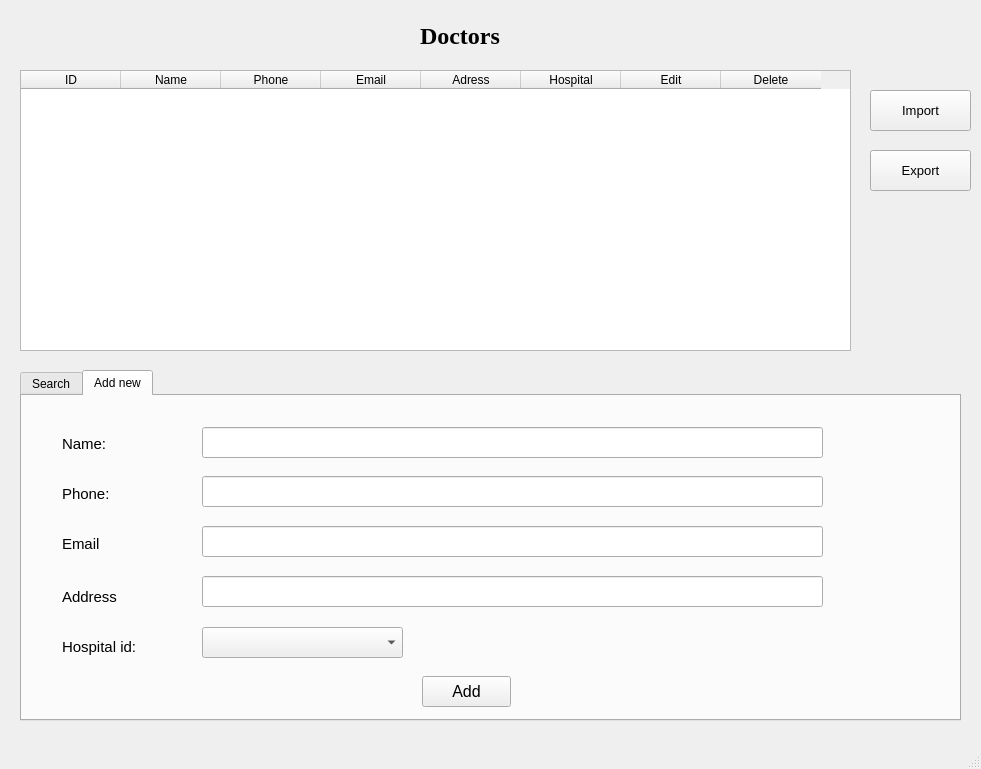
<?xml version="1.0" encoding="UTF-8"?>
<ui version="4.0">
 <class>doctor_manage</class>
 <widget class="QMainWindow" name="doctor_manage">
  <property name="geometry">
   <rect>
    <x>0</x>
    <y>0</y>
    <width>981</width>
    <height>769</height>
   </rect>
  </property>
  <property name="windowTitle">
   <string>Doctor Manage</string>
  </property>
  <widget class="QWidget" name="centralwidget">
   <widget class="QLabel" name="label_7">
    <property name="geometry">
     <rect>
      <x>420</x>
      <y>10</y>
      <width>121</width>
      <height>51</height>
     </rect>
    </property>
    <property name="font">
     <font>
      <family>Times New Roman</family>
      <pointsize>18</pointsize>
      <weight>75</weight>
      <bold>true</bold>
     </font>
    </property>
    <property name="text">
     <string>Doctors</string>
    </property>
   </widget>
   <widget class="QTableWidget" name="table_doctor">
    <property name="geometry">
     <rect>
      <x>20</x>
      <y>70</y>
      <width>831</width>
      <height>281</height>
     </rect>
    </property>
    <column>
     <property name="text">
      <string>ID</string>
     </property>
    </column>
    <column>
     <property name="text">
      <string>Name</string>
     </property>
    </column>
    <column>
     <property name="text">
      <string>Phone</string>
     </property>
    </column>
    <column>
     <property name="text">
      <string>Email</string>
     </property>
    </column>
    <column>
     <property name="text">
      <string>Adress</string>
     </property>
    </column>
    <column>
     <property name="text">
      <string>Hospital</string>
     </property>
    </column>
    <column>
     <property name="text">
      <string>Edit</string>
     </property>
    </column>
    <column>
     <property name="text">
      <string>Delete</string>
     </property>
    </column>
   </widget>
   <widget class="QPushButton" name="btn_import_doctor">
    <property name="geometry">
     <rect>
      <x>870</x>
      <y>90</y>
      <width>101</width>
      <height>41</height>
     </rect>
    </property>
    <property name="font">
     <font>
      <pointsize>10</pointsize>
     </font>
    </property>
    <property name="text">
     <string>Import</string>
    </property>
   </widget>
   <widget class="QPushButton" name="btn_export_doctor">
    <property name="geometry">
     <rect>
      <x>870</x>
      <y>150</y>
      <width>101</width>
      <height>41</height>
     </rect>
    </property>
    <property name="font">
     <font>
      <pointsize>10</pointsize>
     </font>
    </property>
    <property name="text">
     <string>Export</string>
    </property>
   </widget>
   <widget class="QTabWidget" name="tab_search_add_doctor">
    <property name="geometry">
     <rect>
      <x>20</x>
      <y>370</y>
      <width>941</width>
      <height>351</height>
     </rect>
    </property>
    <property name="currentIndex">
     <number>1</number>
    </property>
    <widget class="QWidget" name="tab_search_doctor">
     <attribute name="title">
      <string>Search</string>
     </attribute>
     <widget class="QGroupBox" name="groupBox_2">
      <property name="geometry">
       <rect>
        <x>20</x>
        <y>10</y>
        <width>811</width>
        <height>141</height>
       </rect>
      </property>
      <property name="title">
       <string>Search Doctor</string>
      </property>
      <widget class="QLabel" name="label_8">
       <property name="geometry">
        <rect>
         <x>40</x>
         <y>40</y>
         <width>55</width>
         <height>16</height>
        </rect>
       </property>
       <property name="font">
        <font>
         <pointsize>10</pointsize>
        </font>
       </property>
       <property name="text">
        <string>Name:</string>
       </property>
      </widget>
      <widget class="QLineEdit" name="txt_search_doctor">
       <property name="geometry">
        <rect>
         <x>130</x>
         <y>30</y>
         <width>661</width>
         <height>31</height>
        </rect>
       </property>
      </widget>
      <widget class="QPushButton" name="btn_search_doctor">
       <property name="geometry">
        <rect>
         <x>330</x>
         <y>90</y>
         <width>151</width>
         <height>31</height>
        </rect>
       </property>
       <property name="font">
        <font>
         <pointsize>11</pointsize>
        </font>
       </property>
       <property name="text">
        <string>Search Doctor</string>
       </property>
      </widget>
     </widget>
    </widget>
    <widget class="QWidget" name="tab_add_new_doctor">
     <attribute name="title">
      <string>Add new</string>
     </attribute>
     <widget class="QLabel" name="label_9">
      <property name="geometry">
       <rect>
        <x>40</x>
        <y>40</y>
        <width>55</width>
        <height>16</height>
       </rect>
      </property>
      <property name="font">
       <font>
        <pointsize>11</pointsize>
       </font>
      </property>
      <property name="text">
       <string>Name:</string>
      </property>
     </widget>
     <widget class="QLabel" name="label_10">
      <property name="geometry">
       <rect>
        <x>40</x>
        <y>90</y>
        <width>55</width>
        <height>16</height>
       </rect>
      </property>
      <property name="font">
       <font>
        <pointsize>11</pointsize>
       </font>
      </property>
      <property name="text">
       <string>Phone:</string>
      </property>
     </widget>
     <widget class="QLabel" name="label_11">
      <property name="geometry">
       <rect>
        <x>40</x>
        <y>140</y>
        <width>71</width>
        <height>16</height>
       </rect>
      </property>
      <property name="font">
       <font>
        <pointsize>11</pointsize>
       </font>
      </property>
      <property name="text">
       <string>Email</string>
      </property>
     </widget>
     <widget class="QLabel" name="label_12">
      <property name="geometry">
       <rect>
        <x>40</x>
        <y>190</y>
        <width>101</width>
        <height>21</height>
       </rect>
      </property>
      <property name="font">
       <font>
        <pointsize>11</pointsize>
       </font>
      </property>
      <property name="text">
       <string>Address</string>
      </property>
     </widget>
     <widget class="QLineEdit" name="txt_name_doctor">
      <property name="geometry">
       <rect>
        <x>180</x>
        <y>31</y>
        <width>621</width>
        <height>31</height>
       </rect>
      </property>
     </widget>
     <widget class="QLineEdit" name="txt_phone_doctor">
      <property name="geometry">
       <rect>
        <x>180</x>
        <y>80</y>
        <width>621</width>
        <height>31</height>
       </rect>
      </property>
     </widget>
     <widget class="QLineEdit" name="txt_email_doctor">
      <property name="geometry">
       <rect>
        <x>180</x>
        <y>130</y>
        <width>621</width>
        <height>31</height>
       </rect>
      </property>
     </widget>
     <widget class="QLineEdit" name="txt_address_doctor">
      <property name="geometry">
       <rect>
        <x>180</x>
        <y>180</y>
        <width>621</width>
        <height>31</height>
       </rect>
      </property>
     </widget>
     <widget class="QPushButton" name="btn_add_doctor">
      <property name="geometry">
       <rect>
        <x>400</x>
        <y>280</y>
        <width>89</width>
        <height>31</height>
       </rect>
      </property>
      <property name="font">
       <font>
        <pointsize>12</pointsize>
       </font>
      </property>
      <property name="text">
       <string>Add</string>
      </property>
     </widget>
     <widget class="QLabel" name="label_13">
      <property name="geometry">
       <rect>
        <x>40</x>
        <y>240</y>
        <width>101</width>
        <height>21</height>
       </rect>
      </property>
      <property name="font">
       <font>
        <pointsize>11</pointsize>
       </font>
      </property>
      <property name="text">
       <string>Hospital id:</string>
      </property>
     </widget>
     <widget class="QComboBox" name="combo_hospital_doctor">
      <property name="geometry">
       <rect>
        <x>180</x>
        <y>231</y>
        <width>201</width>
        <height>31</height>
       </rect>
      </property>
     </widget>
    </widget>
   </widget>
  </widget>
  <widget class="QMenuBar" name="menubar">
   <property name="geometry">
    <rect>
     <x>0</x>
     <y>0</y>
     <width>981</width>
     <height>25</height>
    </rect>
   </property>
  </widget>
  <widget class="QStatusBar" name="statusbar"/>
 </widget>
 <resources/>
 <connections/>
</ui>
